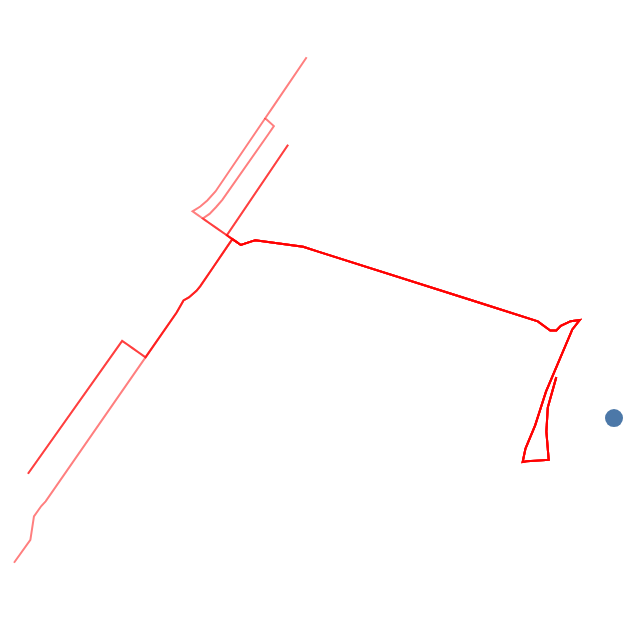

Notebook cell for this chart:
### Code cell
point_test = 'Agbar'
itineraries_final = gpd.GeoDataFrame(itineraries_final, geometry='geometry', crs="EPSG:4326")
zona_u_paths = itineraries_final[(itineraries_final['dest'] == point_test)]
paths_layer = alt.Chart(zona_u_paths).mark_geoshape(
    stroke="red",
    filled = False,
    opacity = 0.5,
    color = 'black'
).encode(
    tooltip=['origen', 'dest', 'tram', 'last_line', 'time']
)
iso_layer = alt.Chart(isocores_df_all).mark_geoshape(
    stroke="blue",
    filled = False,
    opacity = 0.5,
    color = 'blue'
).encode(
    tooltip=['stop_id', 'stop_type', 'linia']
)
point = alt.Chart(pois[pois['id'] == point_test]).mark_geoshape(size = 0)
paths_layer + point

### Figure 1 — Vega-Lite specification as saved in the notebook (floating-point values rounded to 4 significant figures)
{"config": {"view": {"continuousWidth": 300, "continuousHeight": 300}}, "layer": [{"data": {"name": "data-ca28301dd78eb54e2d272cab1b794f40"}, "mark": {"type": "geoshape", "color": "black", "filled": false, "opacity": 0.5, "stroke": "red"}, "encoding": {"tooltip": [{"field": "origen", "type": "nominal"}, {"field": "dest", "type": "nominal"}, {"field": "tram", "type": "nominal"}, {"field": "last_line", "type": "nominal"}, {"field": "time", "type": "quantitative"}]}}, {"data": {"name": "data-cb52a759b54bf222dc2cf0d883fe4cee"}, "mark": {"type": "geoshape", "size": 0}}], "$schema": "https://vega.github.io/schema/vega-lite/v6.1.0.json", "datasets": {"data-ca28301dd78eb54e2d272cab1b794f40": [{"origen": "ST-FRUM", "dest": "Agbar", "tram": "Fòrum - Agbar", "last_line": "IU Stop", "type": "Feature", "time": 7.333, "directed": true, "cost": 16.5, "geometry": {"type": "LineString", "coordinates": [[2.22, 41.41], [2.22, 41.41], [2.22, 41.41], [2.22, 41.41], [2.22, 41.41], [2.22, 41.41], [2.22, 41.41], [2.22, 41.41], [2.22, 41.41], [2.222, 41.41], [2.222, 41.41], [2.222, 41.41], [2.222, 41.41], [2.222, 41.41], [2.222, 41.41], [2.223, 41.41], [2.222, 41.41], [2.222, 41.41], [2.222, 41.41], [2.222, 41.41], [2.222, 41.41], [2.222, 41.41], [2.222, 41.41], [2.222, 41.41], [2.222, 41.41], [2.222, 41.41], [2.222, 41.41]]}}, {"origen": "B-B23-2689", "dest": "Agbar", "tram": "Diagonal Mar - Agbar", "last_line": "B23", "type": "Feature", "time": 9.5, "directed": true, "cost": 21.38, "geometry": {"type": "LineString", "coordinates": [[2.218, 41.41], [2.219, 41.41], [2.219, 41.41], [2.219, 41.41], [2.219, 41.41], [2.219, 41.41], [2.219, 41.41], [2.219, 41.41], [2.219, 41.41], [2.219, 41.41], [2.22, 41.41], [2.22, 41.41], [2.22, 41.41], [2.22, 41.41], [2.22, 41.41], [2.22, 41.41], [2.22, 41.41], [2.22, 41.41], [2.22, 41.41], [2.22, 41.41], [2.222, 41.41], [2.222, 41.41], [2.222, 41.41], [2.222, 41.41], [2.222, 41.41], [2.222, 41.41], [2.223, 41.41], [2.222, 41.41], [2.222, 41.41], [2.222, 41.41], [2.222, 41.41], [2.222, 41.41], [2.222, 41.41], [2.222, 41.41], [2.222, 41.41], [2.222, 41.41], [2.222, 41.41], [2.222, 41.41]]}}, {"origen": "B-H16-2689", "dest": "Agbar", "tram": "Diagonal Mar - Agbar", "last_line": "H16", "type": "Feature", "time": 9.5, "directed": true, "cost": 21.38, "geometry": {"type": "LineString", "coordinates": [[2.218, 41.41], [2.219, 41.41], [2.219, 41.41], [2.219, 41.41], [2.219, 41.41], [2.219, 41.41], [2.219, 41.41], [2.219, 41.41], [2.219, 41.41], [2.219, 41.41], [2.22, 41.41], [2.22, 41.41], [2.22, 41.41], [2.22, 41.41], [2.22, 41.41], [2.22, 41.41], [2.22, 41.41], [2.22, 41.41], [2.22, 41.41], [2.22, 41.41], [2.222, 41.41], [2.222, 41.41], [2.222, 41.41], [2.222, 41.41], [2.222, 41.41], [2.222, 41.41], [2.223, 41.41], [2.222, 41.41], [2.222, 41.41], [2.222, 41.41], [2.222, 41.41], [2.222, 41.41], [2.222, 41.41], [2.222, 41.41], [2.222, 41.41], [2.222, 41.41], [2.222, 41.41], [2.222, 41.41]]}}, {"origen": "B-H16-3477", "dest": "Agbar", "tram": "Pg Taulat - Pl de Llevant - Agbar", "last_line": "H16", "type": "Feature", "time": 10.02, "directed": true, "cost": 22.54, "geometry": {"type": "LineString", "coordinates": [[2.218, 41.41], [2.218, 41.41], [2.218, 41.41], [2.218, 41.41], [2.218, 41.41], [2.219, 41.41], [2.219, 41.41], [2.219, 41.41], [2.219, 41.41], [2.219, 41.41], [2.219, 41.41], [2.22, 41.41], [2.22, 41.41], [2.22, 41.41], [2.22, 41.41], [2.22, 41.41], [2.22, 41.41], [2.22, 41.41], [2.22, 41.41], [2.22, 41.41], [2.22, 41.41], [2.222, 41.41], [2.222, 41.41], [2.222, 41.41], [2.222, 41.41], [2.222, 41.41], [2.222, 41.41], [2.223, 41.41], [2.222, 41.41], [2.222, 41.41], [2.222, 41.41], [2.222, 41.41], [2.222, 41.41], [2.222, 41.41], [2.222, 41.41], [2.222, 41.41], [2.222, 41.41], [2.222, 41.41], [2.222, 41.41]]}}, {"origen": "B-H16-3479", "dest": "Agbar", "tram": "UPC - Campus Diagonal Besòs - Agbar", "last_line": "H16", "type": "Feature", "time": 8.617, "directed": true, "cost": 19.39, "geometry": {"type": "LineString", "coordinates": [[2.22, 41.41], [2.22, 41.41], [2.22, 41.41], [2.22, 41.41], [2.22, 41.41], [2.22, 41.41], [2.22, 41.41], [2.22, 41.41], [2.22, 41.41], [2.22, 41.41], [2.22, 41.41], [2.22, 41.41], [2.22, 41.41], [2.22, 41.41], [2.22, 41.41], [2.22, 41.41], [2.22, 41.41], [2.22, 41.41], [2.22, 41.41], [2.22, 41.41], [2.22, 41.41], [2.222, 41.41], [2.222, 41.41], [2.222, 41.41], [2.222, 41.41], [2.222, 41.41], [2.222, 41.41], [2.223, 41.41], [2.222, 41.41], [2.222, 41.41], [2.222, 41.41], [2.222, 41.41], [2.222, 41.41], [2.222, 41.41], [2.222, 41.41], [2.222, 41.41], [2.222, 41.41], [2.222, 41.41], [2.222, 41.41]]}}, {"origen": "B-B23-110534", "dest": "Agbar", "tram": "UPC - Campus Diagonal Besòs - Agbar", "last_line": "B23", "type": "Feature", "time": 8.1, "directed": true, "cost": 18.22, "geometry": {"type": "LineString", "coordinates": [[2.22, 41.41], [2.22, 41.41], [2.22, 41.41], [2.22, 41.41], [2.219, 41.41], [2.219, 41.41], [2.22, 41.41], [2.22, 41.41], [2.22, 41.41], [2.22, 41.41], [2.22, 41.41], [2.22, 41.41], [2.22, 41.41], [2.22, 41.41], [2.22, 41.41], [2.22, 41.41], [2.22, 41.41], [2.22, 41.41], [2.22, 41.41], [2.222, 41.41], [2.222, 41.41], [2.222, 41.41], [2.222, 41.41], [2.222, 41.41], [2.222, 41.41], [2.223, 41.41], [2.222, 41.41], [2.222, 41.41], [2.222, 41.41], [2.222, 41.41], [2.222, 41.41], [2.222, 41.41], [2.222, 41.41], [2.222, 41.41], [2.222, 41.41], [2.222, 41.41], [2.222, 41.41]]}}, {"origen": "T-T4-FRUM", "dest": "Agbar", "tram": "Fòrum - Agbar", "last_line": "T4", "type": "Feature", "time": 7.333, "directed": true, "cost": 16.5, "geometry": {"type": "LineString", "coordinates": [[2.22, 41.41], [2.22, 41.41], [2.22, 41.41], [2.22, 41.41], [2.22, 41.41], [2.22, 41.41], [2.22, 41.41], [2.22, 41.41], [2.22, 41.41], [2.222, 41.41], [2.222, 41.41], [2.222, 41.41], [2.222, 41.41], [2.222, 41.41], [2.222, 41.41], [2.223, 41.41], [2.222, 41.41], [2.222, 41.41], [2.222, 41.41], [2.222, 41.41], [2.222, 41.41], [2.222, 41.41], [2.222, 41.41], [2.222, 41.41], [2.222, 41.41], [2.222, 41.41], [2.222, 41.41]]}}], "data-cb52a759b54bf222dc2cf0d883fe4cee": [{"id": "Agbar", "barri": "el Besòs i el Maresme", "COD_POSTAL": 8019, "type": "Feature", "geometry": {"type": "Point", "coordinates": [2.223, 41.41]}}]}}
